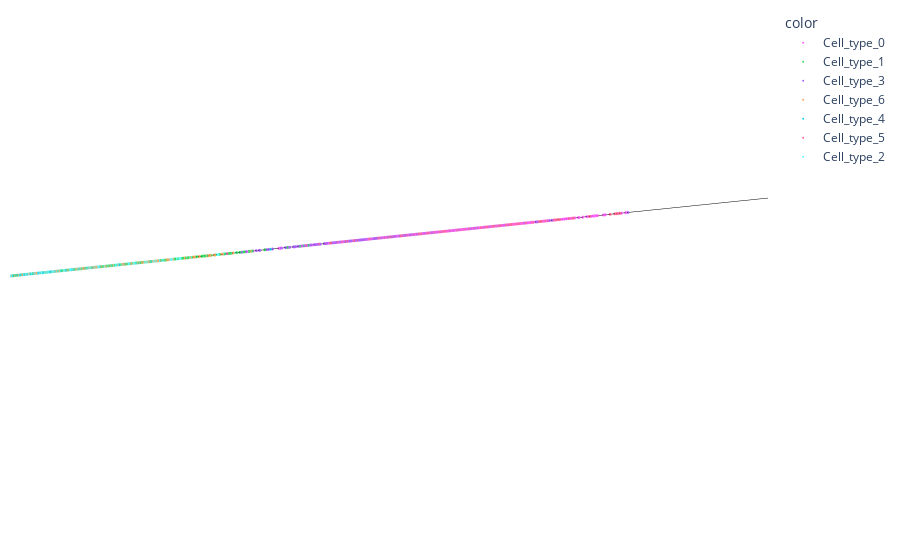

Write notebook code for a chart like this one.
### Code cell
fig = px.scatter_3d(x = X[:,0], y = X[:,1], z = X[:,2],
                   color = Y,
                   color_discrete_map = {'Cell_type_0': 'rgb(255, 100, 255)',
                                        'Cell_type_1': 'rgb(58, 220, 100)',
                                        'Cell_type_2': 'rgb(100, 255, 255)'}
                 )
fig.update_traces(marker=dict(size=1))
fig.update_traces(hovertemplate=None, hoverinfo='skip')

fig.update_layout(scene = dict(
                    xaxis = dict(
                         visible= False,
                         backgroundcolor="rgb(255, 255, 255)"),
                    yaxis = dict(
                         visible= False,
                         backgroundcolor="rgb(255, 255, 255)"),
                    zaxis = dict(
                         visible= False,
                         backgroundcolor="rgb(255, 255, 255)")
                            ) 
                  )
fig.update_layout(width=1000, margin=dict(r=10, l=10, b=10, t=10))

#fig.update_layout(scene_aspectmode='cube')

axis1 = go.Scatter3d(x=[-1,15], y=[0,0], z=[0, 0], mode = 'lines',
                     line = dict(color = 'rgb(0, 0, 0)', width= 1), showlegend=False)
axis2 = go.Scatter3d(x=[0,0], y=[-1,15], z=[0, 0], mode = 'lines',
                     line = dict(color = 'rgb(0, 0, 0)', width= 1), showlegend=False)
axis3 = go.Scatter3d(x=[0,0], y=[0,0], z=[-1,15], mode = 'lines',
                     line = dict(color = 'rgb(0, 0, 0)', width= 1), showlegend=False)

fig.add_trace(axis1)
fig.add_trace(axis2)
fig.add_trace(axis3)

### Figure 1 — Plotly figure (JSON) as saved in the notebook; plotly's stock layout.template omitted (floating-point values rounded to 4 significant figures; data arrays with more than 128 entries replaced by an {"elided": "..."} marker saying what was removed)
{"data": [{"hoverinfo": "skip", "legendgroup": "Cell_type_0", "marker": {"color": "rgb(255, 100, 255)", "size": 1, "symbol": "circle"}, "mode": "markers", "name": "Cell_type_0", "scene": "scene", "showlegend": true, "type": "scatter3d", "x": {"elided": "358 int values"}, "y": {"elided": "358 float values"}, "z": {"elided": "358 int values"}}, {"hoverinfo": "skip", "legendgroup": "Cell_type_1", "marker": {"color": "rgb(58, 220, 100)", "size": 1, "symbol": "circle"}, "mode": "markers", "name": "Cell_type_1", "scene": "scene", "showlegend": true, "type": "scatter3d", "x": {"elided": "357 int values"}, "y": {"elided": "357 float values"}, "z": {"elided": "357 int values"}}, {"hoverinfo": "skip", "legendgroup": "Cell_type_3", "marker": {"color": "#ab63fa", "size": 1, "symbol": "circle"}, "mode": "markers", "name": "Cell_type_3", "scene": "scene", "showlegend": true, "type": "scatter3d", "x": {"elided": "357 int values"}, "y": {"elided": "357 float values"}, "z": {"elided": "357 int values"}}, {"hoverinfo": "skip", "legendgroup": "Cell_type_6", "marker": {"color": "#FFA15A", "size": 1, "symbol": "circle"}, "mode": "markers", "name": "Cell_type_6", "scene": "scene", "showlegend": true, "type": "scatter3d", "x": {"elided": "357 int values"}, "y": {"elided": "357 float values"}, "z": {"elided": "357 int values"}}, {"hoverinfo": "skip", "legendgroup": "Cell_type_4", "marker": {"color": "#19d3f3", "size": 1, "symbol": "circle"}, "mode": "markers", "name": "Cell_type_4", "scene": "scene", "showlegend": true, "type": "scatter3d", "x": {"elided": "357 int values"}, "y": {"elided": "357 float values"}, "z": {"elided": "357 int values"}}, {"hoverinfo": "skip", "legendgroup": "Cell_type_5", "marker": {"color": "#FF6692", "size": 1, "symbol": "circle"}, "mode": "markers", "name": "Cell_type_5", "scene": "scene", "showlegend": true, "type": "scatter3d", "x": {"elided": "357 int values"}, "y": {"elided": "357 float values"}, "z": {"elided": "357 int values"}}, {"hoverinfo": "skip", "legendgroup": "Cell_type_2", "marker": {"color": "rgb(100, 255, 255)", "size": 1, "symbol": "circle"}, "mode": "markers", "name": "Cell_type_2", "scene": "scene", "showlegend": true, "type": "scatter3d", "x": {"elided": "357 int values"}, "y": {"elided": "357 float values"}, "z": {"elided": "357 int values"}}, {"line": {"color": "rgb(0, 0, 0)", "width": 1}, "mode": "lines", "showlegend": false, "type": "scatter3d", "x": [-1, 15], "y": [0, 0], "z": [0, 0]}, {"line": {"color": "rgb(0, 0, 0)", "width": 1}, "mode": "lines", "showlegend": false, "type": "scatter3d", "x": [0, 0], "y": [-1, 15], "z": [0, 0]}, {"line": {"color": "rgb(0, 0, 0)", "width": 1}, "mode": "lines", "showlegend": false, "type": "scatter3d", "x": [0, 0], "y": [0, 0], "z": [-1, 15]}], "layout": {"autosize": true, "legend": {"title": {"text": "color"}, "tracegroupgap": 0}, "margin": {"b": 10, "l": 10, "r": 10, "t": 10}, "scene": {"aspectmode": "auto", "aspectratio": {"x": 0.9949, "y": 1.01, "z": 0.9949}, "camera": {"center": {"x": 0, "y": 0, "z": 0}, "eye": {"x": 0.006552, "y": -0.0009542, "z": 0.007494}, "projection": {"type": "perspective"}, "up": {"x": 0.0004512, "y": 0.003886, "z": 1.0}}, "domain": {"x": [0, 1], "y": [0, 1]}, "xaxis": {"backgroundcolor": "rgb(255, 255, 255)", "title": {"text": "x"}, "type": "linear", "visible": false}, "yaxis": {"backgroundcolor": "rgb(255, 255, 255)", "title": {"text": "y"}, "type": "linear", "visible": false}, "zaxis": {"backgroundcolor": "rgb(255, 255, 255)", "title": {"text": "z"}, "type": "linear", "visible": false}}}}
